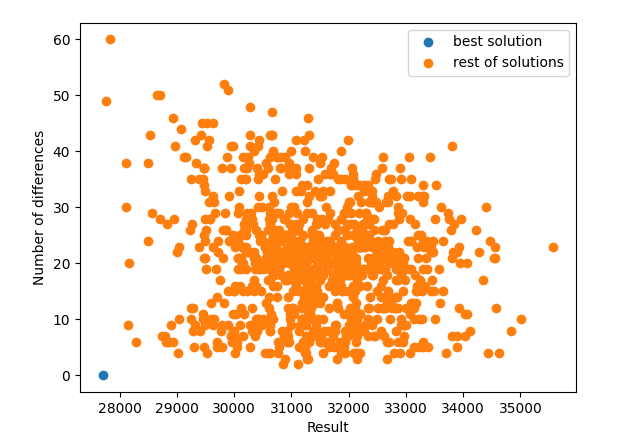

Recreate this plot in Python.
from copy import deepcopy
from hall_of_fame.read_file import read_file
from hall_of_fame.distance import create_distance_matrix, calculate_distance
from hall_of_fame.start_result import random_path
from hall_of_fame.local_search import steepest, greedy

def generate_solutions(distance_matrix, num_of_sol=1000):
    solutions = []
    for i in range(num_of_sol):
        print(f'{i+1}/{num_of_sol}')
        solution = random_path(distance_matrix)[-1]
        solution = greedy(distance_matrix, solution[0], solution[1])[-1]
        solutions.append(solution)
    return solutions

def calculate_distances(distance_matrix, solutions):
    res = deepcopy(solutions)
    for i in range(len(res)):
        dist = calculate_distance(distance_matrix, res[i])
        res[i] = (dist, res[i])
    return res

def calculate_similarities(solutions, by_nodes=False):
    res = deepcopy(solutions)
    res = sorted(res)

    best = res[0][1]
    for i, sol in enumerate(res[1:]):
        res[i+1] = (*sol, calculate_similarity(best, sol[1], by_nodes))
    res[0] = [*res[0], 0]
    return res

def calculate_similarity(sol1, sol2, by_nodes):
    if by_nodes:
        res = 0
        res += min(len(set(sol1[0])&set(sol2[0])), len(set(sol1[0])&set(sol2[1])))
        res += min(len(set(sol1[1])&set(sol2[0])), len(set(sol1[1])&set(sol2[1])))
        return res
    same_edges_counter = 0
    for cycle in sol1:
        for i, node in enumerate(cycle):
            if node in sol2[0]:
                idx = sol2[0].index(node)
                if cycle[(i + 1) % len(cycle)] == sol2[0][(idx + 1) %
                                                          len(sol2[0])]:
                    same_edges_counter += 1
            else:
                idx = sol2[1].index(node)
                if cycle[(i + 1) % len(cycle)] == sol2[1][(idx + 1) %
                                                          len(sol2[1])]:
                    same_edges_counter += 1
    return same_edges_counter


if __name__ == '__main__':

    data_set = 'kroB'
    overview, coordinates = read_file('data/' + data_set + '100.tsp')
    distance_matrix = create_distance_matrix(coordinates)

    # ustaw na ile rozwiązań to chcesz
    num_of_solutions = 1000

    solutions = generate_solutions(distance_matrix, num_of_solutions)
    solutions_with_dist = calculate_distances(distance_matrix, solutions)
    solutions = calculate_similarities(solutions_with_dist)
    solutions_by_nodes = calculate_similarities(solutions_with_dist, by_nodes=True)

    xs = [s[0] for s in solutions]
    ys = [s[2] for s in solutions]
    from statistics import mean, stdev
    from scipy.stats import pearsonr
    print(f'meanxs: {mean(xs)} , stdevxs: {stdev(xs)}')
    print(f'meanys: {mean(ys)} , stdevys: {stdev(ys)}')
    print(f'correlation: {pearsonr(xs, ys)[0]}')
    import matplotlib.pyplot as plt
    plt.scatter(xs[0], ys[0], label='best solution')
    plt.scatter(xs[1:], ys[1:], label='rest of solutions')
    plt.legend()
    plt.ylabel('Number of differences')
    plt.xlabel('Result')
    plt.title(f'Distribution of {num_of_solutions} solutions aquired by steepest search from random\n')
    plt.savefig('wypuklosc.png')
    plt.show()
    plt.close()

    print('*'*40)
    print('By nodes:')

xs = [s[0] for s in solutions_by_nodes]
ys = [s[2] for s in solutions_by_nodes]
print(f'meanxs: {mean(xs)} , stdevxs: {stdev(xs)}')
print(f'meanys: {mean(ys)} , stdevys: {stdev(ys)}')
print(f'correlation: {pearsonr(xs, ys)[0]}')
import matplotlib.pyplot as plt
plt.scatter(xs[0], ys[0], label='best solution')
plt.scatter(xs[1:], ys[1:], label='rest of solutions')
plt.legend()
plt.ylabel('Number of differences')
plt.xlabel('Result')
plt.title(f'Distribution of {num_of_solutions} solutions aquired by steepest search from random\n')
plt.savefig('wypuklosc_by_nodes_2.png')
    # plt.show()
